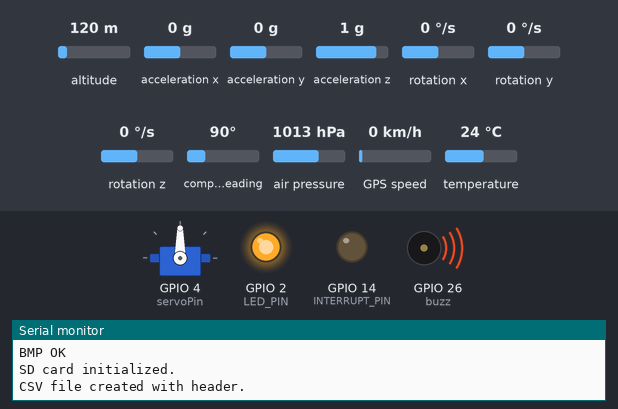
This sketch was run on a simulated ESP32. Parts: servo, output pins drawn as LEDs (lit = HIGH), buzzer (waves = sounding, pin HIGH), the last lines printed to the serial monitor. The inputs (shaded band) are chosen by the test bench; at power-on: air pressure 1013 hPa, altitude 120 m, acceleration x 0 g, acceleration y 0 g, acceleration z 1 g, rotation x 0 °/s, rotation y 0 °/s, rotation z 0 °/s, compass heading 90°, GPS speed 0 km/h, temperature 24 °C. Storage starts empty; the sensor or clock chip raises its interrupt line as the real part does; the GPS gets a fix after 3 s at 37.7749, -122.4194 with 8 satellites; no radio packets arrive unless stated.

Above: at 0.6 s.
At 10.7 s:
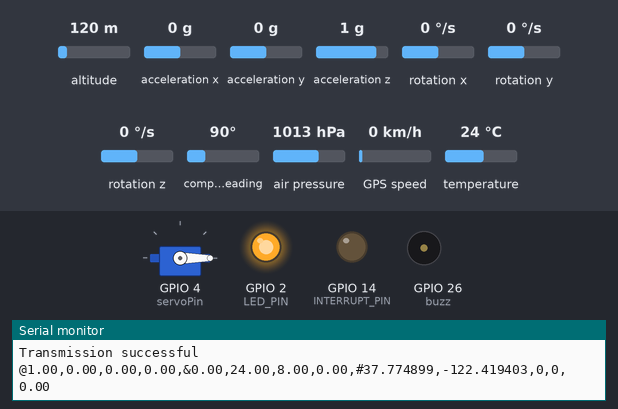
10.8 s: air pressure set to 1016 hPa
At 12.0 s:
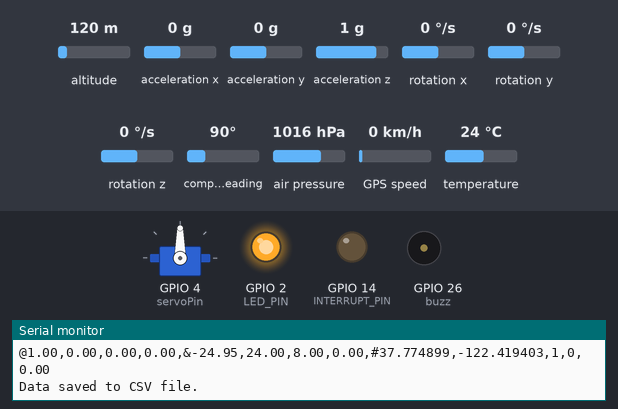
Timing chart, 0 to 13.8 s (numbered marks = the images above; inputs shaded):
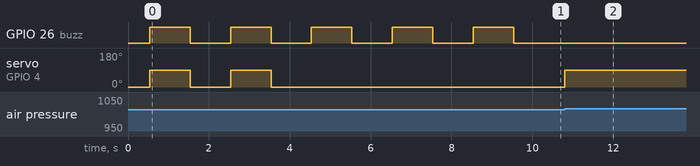

The sketch:

FlightComputer.ino
```cpp
// This is the flight computer software in progress the majority of the function below serve for telemetry and data visualization
// Important we need to add the gps off handling to this code to not crash and stop the rest of the code, currently i am working indoor

#include "I2Cdev.h"
#include "MPU6050_6Axis_MotionApps20.h"
#include <Adafruit_BMP280.h>
#include <TinyGPS++.h>
#include <SPI.h>
#include <SD.h>
#include <RF24.h>
#include <ESP32Servo.h>
#include <HardwareSerial.h>

#if I2CDEV_IMPLEMENTATION == I2CDEV_ARDUINO_WIRE
    #include "Wire.h"
#endif

// Create instances
MPU6050 mpu; // mpu6050 object
Adafruit_BMP280 bmp; // bmp280 object
TinyGPSPlus gps; // gps object
Servo myServo; // Servo Object

HardwareSerial gpsSerial(1);
float launch_pre;
int deploy_drogue = 0;
int deploy_main = 0;
float apogee = 0.0;
int servoPin = 4;
RF24 radio(27, 5); //ce, csn
float lastlat = 36.504094601907404;
float lastlon = 2.8773506949226717;
float lastspeed;
float lastsat;
float altitude;
float temperature;
const byte address[6] = "00001";  // radio adresses
const int chipSelect = 15; // Sdcard data logger
File dataFile;

// MPU control/status variables
bool dmpReady = false;
uint8_t mpuIntStatus;
uint8_t devStatus;
uint16_t packetSize;
uint16_t fifoCount;
uint8_t fifoBuffer[64];

// Quaternion
Quaternion q;

#define INTERRUPT_PIN 14
#define LED_PIN 2
#define buzz 26
volatile bool mpuInterrupt = false;

bool loopRunning = false; // loop status flag

void dmpDataReady() {
    mpuInterrupt = true;
}

void setup() {
    Wire.begin();
    Wire.setClock(400000);

    Serial.begin(115200);

    myServo.attach(servoPin);
    myServo.write(0);

    // Initialize GPS serial
    gpsSerial.begin(9600, SERIAL_8N1, 16, 17);

    // Initializz MPU6050
    Serial.println("Initializing MPU6050...");
    mpu.initialize();

    pinMode(INTERRUPT_PIN, OUTPUT);
    pinMode(buzz, OUTPUT);
    devStatus = mpu.dmpInitialize();

    // Checking MPU status
    if (devStatus == 0) {
        mpu.CalibrateAccel(6);
        mpu.CalibrateGyro(6);
        mpu.setDMPEnabled(true);
        loopRunning = true;
        attachInterrupt(digitalPinToInterrupt(INTERRUPT_PIN), dmpDataReady, RISING);
        mpuIntStatus = mpu.getIntStatus();
        dmpReady = true;
        packetSize = mpu.dmpGetFIFOPacketSize();
    } else {
        Serial.println("MPU Initialization failed!");
        digitalWrite(buzz, HIGH);
        delay(250);
        digitalWrite(buzz, LOW);
        delay(250);
        digitalWrite(buzz, HIGH);
        delay(250);
        digitalWrite(buzz, LOW);
        while (1);
    }

    // Initializing BMP280 sensor
    Serial.println("Initializing BMP280...");
    if (bmp.begin(0x76)) {
        bmp.setSampling(Adafruit_BMP280::MODE_NORMAL,
                        Adafruit_BMP280::SAMPLING_X2,
                        Adafruit_BMP280::SAMPLING_X16,
                        Adafruit_BMP280::FILTER_X16,
                        Adafruit_BMP280::STANDBY_MS_500);
        Serial.println("BMP OK");
    } else {
        Serial.println("BMP Initialization failed!");
        digitalWrite(buzz, HIGH);
        delay(250);
        digitalWrite(buzz, LOW);
        delay(250);
        digitalWrite(buzz, HIGH);
        delay(250);
        digitalWrite(buzz, LOW);
        while (1);
    }

    pinMode(LED_PIN, OUTPUT);

    // Initialize the NRF24
    radio.begin();
    radio.openWritingPipe(address);
    radio.setPALevel(RF24_PA_MAX);  // power level set to max for max signal range
    radio.stopListening(); // setting the fc nrf as reciever.

    launch_pre = bmp.readPressure(); // getting launch site pressure

    digitalWrite(LED_PIN, HIGH); // a hint to see if the setup run correctly

    // Initialize the SD card
    if (!SD.begin(chipSelect)) {
      Serial.println("SD card initialization failed!");
      digitalWrite(buzz, HIGH);
      delay(250);
      digitalWrite(buzz, LOW);
      delay(250);
      digitalWrite(buzz, HIGH);
      delay(250);
      digitalWrite(buzz, LOW);
      return;
    }
    Serial.println("SD card initialized.");

    String fileName = "log.csv";
    dataFile = SD.open(fileName.c_str(), FILE_WRITE);

    // Writing the CSV header
    if (dataFile) {
      dataFile.println("Q, Qx, Qy, Qz, Altitude, Temperature, Latitude, Longitude, Apogee");
      dataFile.close();
      Serial.println("CSV file created with header.");
      digitalWrite(buzz, HIGH);
      myServo.write(90);
      delay(1000);
      digitalWrite(buzz, LOW);
      myServo.write(0);
      delay(1000);
      digitalWrite(buzz, HIGH);
      myServo.write(90);
      delay(1000);
      digitalWrite(buzz, LOW);
      myServo.write(0);
      delay(1000);
      digitalWrite(buzz, HIGH);
      delay(1000);
      digitalWrite(buzz, LOW);
      delay(1000);
      digitalWrite(buzz, HIGH);
      delay(1000);
      digitalWrite(buzz, LOW);
      delay(1000);
      digitalWrite(buzz, HIGH);
      delay(1000);
      digitalWrite(buzz, LOW);
    } else {
      Serial.println("Error creating file.");
      digitalWrite(buzz, HIGH);
      delay(250);
      digitalWrite(buzz, LOW);
      delay(250);
      digitalWrite(buzz, HIGH);
      delay(250);
      digitalWrite(buzz, LOW);
    }
}

void loop() {
    if (loopRunning && dmpReady) {
        // Read a packet from mpu FIFO
        if (mpu.dmpGetCurrentFIFOPacket(fifoBuffer)) {
            mpu.dmpGetQuaternion(&q, fifoBuffer); //reading quaterionos from mpu6050

            // altitude and temperature from BMP280
            altitude = bmp.readAltitude(launch_pre / 100.0);
            temperature = bmp.readTemperature();


            if (altitude > apogee) {
              apogee = altitude;
            }

            if (altitude < apogee - 5) {
              // need to be changed since we use an electromagnetic lock
              deploy_drogue = 1;
              myServo.write(90);
              //digitalWrite(LED_PIN, LOW); visual hint for deployement signal test if detected
              Serial.println("Drogue Parachute Deployed !");

              if (altitude < 200 & altitude > 190) {
                //myservo2.write(90);
                deploy_main = 1;
                Serial.println("Main parachute Deployed !");
              }
            }

            while (gpsSerial.available()) {
                gps.encode(gpsSerial.read());
                if (gps.location.isValid()) {
                  float latitude = gps.location.lat();
                  float longitude =  gps.location.lng();
                  float speed = gps.speed.mps();
                  float satellites = gps.satellites.value();
                  lastlat = latitude;
                  lastlon = longitude;
                  lastspeed = speed;
                  lastsat = satellites;
                }}


            //Serial.print(lastlat);Serial.print(lastlon);Serial.print(lastspeed);Serial.println(lastsat);

            char quat[32]; // first data packet for quaternions
            char altemp[32]; // second data packetfor altitude temp sat and speed
            char coor[32]; // thrid data pakcet for latitude longitude deploy signals and apogee

            // Prepare and format the data to send in three differrent packets
            snprintf(quat, sizeof(quat), "@%.2f,%.2f,%.2f,%.2f,", q.w, q.x, q.y, q.z); //@
            snprintf(altemp, sizeof(altemp), "&%.2f,%.2f,%.2f,%.2f,", altitude, temperature, lastsat, lastspeed); //&
            snprintf(coor, sizeof(coor), "#%.6f,%.6f,%d,%d,%.2f", lastlat, lastlon, deploy_drogue, deploy_main, apogee); //#

            bool success = radio.write(&quat, sizeof(quat)); // first pachet send
            bool success2 = radio.write(&altemp, sizeof(altemp)); // second packet send
            bool success3 = radio.write(&coor, sizeof(coor)); // third packet send

            // small serial monitor check to see if data is sent or not
            if (success) {
                Serial.println("Transmission successful");
                Serial.print(quat);Serial.print(altemp);Serial.println(coor);
              } else {
                Serial.println("Transmission failed");
              }
            // write data to the csv file
          dataFile = SD.open("log.csv", FILE_WRITE);
            if (dataFile) {
              dataFile.print(q.w);
              dataFile.print(",");
              dataFile.print(q.x);
              dataFile.print(",");
              dataFile.print(q.y);
              dataFile.print(",");
              dataFile.print(q.z);
              dataFile.print(",");
              dataFile.print(altitude);
              dataFile.print(",");
              dataFile.print(temperature);
              dataFile.print(",");
              dataFile.print(lastlat);
              dataFile.print(",");
              dataFile.print(lastlon);
              dataFile.print(",");
              dataFile.print(apogee);
              dataFile.println();
              dataFile.close();
              Serial.println("Data saved to CSV file.");
              } else {
                Serial.println("Error opening CSV file.");
              }
        }
        }
}
```

Measured:
- the behaviour switches between 1013 and 1014 hPa on air pressure (found by bisection; images 1 and 2)
- after the input at 10.8 s, servo on GPIO 4 (servoPin): 0° → 90° at once
